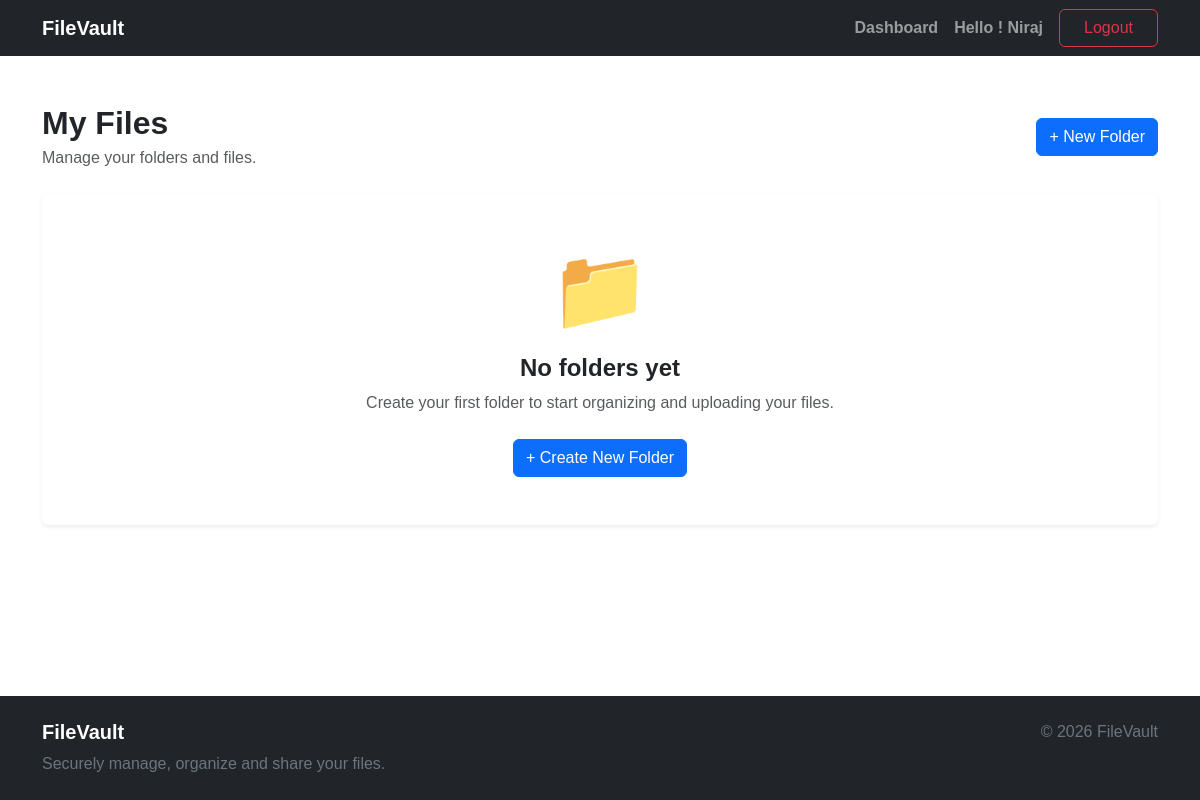
The app's page /storage/ (signed in), older data.
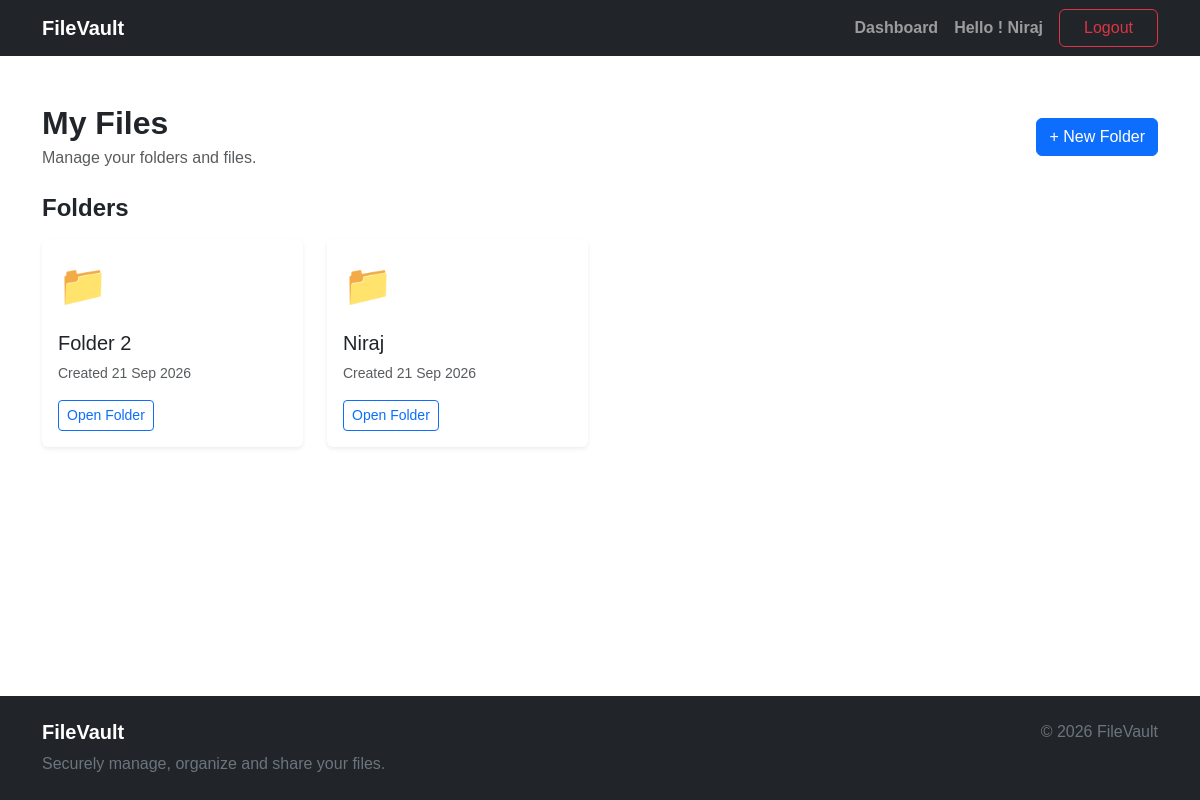
The same page, newer data.
### storage/models.py (models this page shows, shortened)
class Folder(models.Model):
      owner = models.ForeignKey(
            settings.AUTH_USER_MODEL,
            on_delete = models.CASCADE,
            related_name= 'folders'
      )
      name = models.CharField(max_length=255)
      parent = models.ForeignKey(
            "self",
            on_delete= models.CASCADE,
            null=True,
            blank=True,
            related_name="children"
      )
      created_at = models.DateTimeField(auto_now_add=True)
      updated_at = models.DateTimeField(auto_now=True)
      class Meta:
            ordering = ['name']
      def get_absolute_url(self):
            return reverse(
                  "storage:folder-detail",
                  kwargs={
                        "pk": self.pk,
                  },
            )

### storage/views.py (the view)
# urls.py: path("",DashboardView.as_view(),name="dashboard",),
class DashboardView(LoginRequiredMixin, ListView):
      model = Folder
      template_name = "storage/dashboard.html"
      context_object_name = "folders"
      def get_queryset(self):
            return Folder.objects.filter(
                  owner = self.request.user,
                  parent__isnull = True,
            ).order_by("name")

### storage/templates/storage/dashboard.html (shortened to what this page needs)
{% extends "base.html" %}
{% block content %}
<div class="container py-5">
      <div class="d-flex justify-content-between align-items-center mb-4">
            <div>
                  <h2 class="fw-bold mb-1">
                        My Files
                  </h2>
                  <p class="text-muted mb-0">
                        Manage your folders and files.
                  </p>
            </div>
            <a href="{% url 'storage:folder-create' %}" class="btn btn-primary">
                  + New Folder
            </a>
      </div>
      {% if folders %}
      <div class="mb-5">
            <h4 class="fw-bold mb-3">
                  Folders
            </h4>
            <div class="row g-4">
                  {% for folder in folders %}
                  <div class="col-md-4 col-lg-3">
                        <div class="card h-100 border-0 shadow-sm">
                              <div class="card-body">
                                    <div class="fs-1 mb-3">
                                          📁
                                    </div>
                                    <h5 class="card-title text-truncate">
                                          {{ folder.name }}
                                    </h5>
                                    <p class="text-muted small">
                                          Created
                                          {{ folder.created_at|date:"d M Y" }}
                                    </p>
                                    <a href="{{ folder.get_absolute_url }}" class="btn btn-outline-primary btn-sm">
                                          Open Folder
                                    </a>
                              </div>
                        </div>
                  </div>
                  {% endfor %}
            </div>
      </div>
      {% else %}
      <div class="card border-0 shadow-sm">
            <div class="card-body text-center py-5">
                  <div class="display-1 mb-3">
                        📁
                  </div>
                  <h4 class="fw-bold">
                        No folders yet
                  </h4>
                  <p class="text-muted mb-4">
                        Create your first folder to start
                        organizing and uploading your files.
                  </p>
                  <a href="{% url 'storage:folder-create' %}" class="btn btn-primary">
                        + Create New Folder
                  </a>
            </div>
      </div>
      {% endif %}
</div>
{% endblock %}

### templates/base.html (shortened to what this page needs)
<!DOCTYPE html>
<html lang="en">
<head>
      <link href="https://cdn.jsdelivr.net/npm/bootstrap@5.3.8/dist/css/bootstrap.min.css" rel="stylesheet">
      {% load static %}
      <link rel="stylesheet" href="{% static 'css/style.css' %}">
</head>
<body class="d-flex flex-column min-vh-100">
      <nav class="navbar navbar-expand-lg navbar-dark bg-dark">
            <div class="container">
                  <a class="navbar-brand fw-bold" href="{% url 'home' %}">FileVault</a>
                  <div class="collapse navbar-collapse" id="mainNavbar">
                        <ul class="navbar-nav ms-auto align-items-lg-center">
                              {% if not user.is_authenticated %}
                              <li class="nav-item">
                                    <a class="nav-link" href="{% url 'accounts:login' %}"> Login </a>
                              </li>
                              <li class="nav-item ms-lg-2">
                                    <a class="btn btn-primary px-4" href="{% url 'accounts:register' %}">
                                          Register
                                    </a>
                              </li>
                              {% else %}
                              <li class="nav-item">
                                    <a class="nav-link fw-bold" href="{% url 'storage:dashboard' %}">
                                          Dashboard
                                    </a>
                              </li>
                              <li class="nav-item">
                                    <a class="nav-link fw-bold" href="#">
                                          Hello ! {{ user.username }}
                                    </a>
                              </li>
                              <li class="nav-item ms-lg-2">
                                    <form method="post" action="{% url 'accounts:logout' %}" class="d-inline">
                                          <button type="submit" class="btn btn-outline-danger px-4">
                                                Logout
                                          </button>
                                    </form>
                              </li>
                              {% endif %}
                        </ul>
                  </div>
            </div>
      </nav>
      <main class="flex-grow-1">
            {% block content %}
            {% endblock %}
      </main>
      <footer class="bg-dark text-white mt-auto">
            <div class="container py-4">
                  <div class="row">
                        <div class="col-md-6">
                              <h5 class="fw-bold">
                                    FileVault
                              </h5>
                              <p class="text-secondary mb-0">
                                    Securely manage, organize and share
                                    your files.
                              </p>
                        </div>
                        <div class="col-md-6 text-md-end">
                              <p class="text-secondary mb-0">
                                    © 2026 FileVault
                              </p>
                        </div>
                  </div>
            </div>
      </footer>
</body>
</html>

### static/css/style.css (style rules this page uses)
body { font-family: Arial, sans-serif; }

Row changes from the older to the newer data that the page shows:
added Folder: name "Folder 2", created_at "21 Sep 2026"
added Folder: name "Niraj", created_at "21 Sep 2026"
Text that changed along with them:
text no longer shown: "📁 No folders yet Create your first folder to start organizing and uploading your files. + Create New Folder"
text now shown: "Folders"
